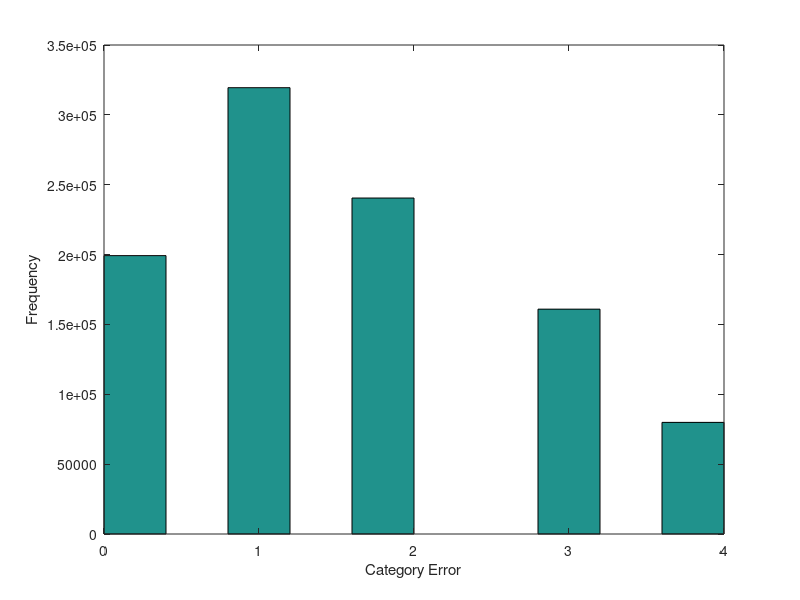

MATLAB code for this plot:
% What would the plot look like if we just guessed at random?!

num_samples = 1e6;

actual_group = randi(5,num_samples,1);
guess_group = randi(5,num_samples,1);

errors = abs(actual_group-guess_group);


figure(1)
hist(errors)
xlabel('Category Error')
ylabel('Frequency')

buckets = zeros(5,1);
for i=1:num_samples
    for j=1:5
        if errors(i)==j-1
            buckets(j) = buckets(j)+1;
        end
    end    
end

proportions = buckets./num_samples

mean_error = mean(errors)
std_error = std(errors)

ideal_proportions = [5/25 8/25 6/25 4/25 2/25]'
ideal_mean = 40/25
ideal_std = sqrt(100/25 - (40/25).^2)